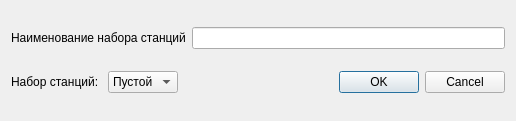
<?xml version="1.0" encoding="UTF-8"?>
<ui version="4.0">
 <class>SavePreset</class>
 <widget class="QDialog" name="SavePreset">
  <property name="geometry">
   <rect>
    <x>0</x>
    <y>0</y>
    <width>516</width>
    <height>121</height>
   </rect>
  </property>
  <property name="windowTitle">
   <string>Добавление набора станций</string>
  </property>
  <layout class="QVBoxLayout" name="verticalLayout">
   <item>
    <layout class="QHBoxLayout" name="horizontalLayout">
     <item>
      <widget class="QLabel" name="label">
       <property name="text">
        <string>Наименование набора станций</string>
       </property>
      </widget>
     </item>
     <item>
      <widget class="QLineEdit" name="lineEdit"/>
     </item>
    </layout>
   </item>
   <item>
    <layout class="QHBoxLayout" name="horizontalLayout_2">
     <item>
      <widget class="QLabel" name="label_2">
       <property name="text">
        <string>Набор станций: </string>
       </property>
      </widget>
     </item>
     <item>
      <widget class="QComboBox" name="comboBox">
       <item>
        <property name="text">
         <string>Пустой</string>
        </property>
       </item>
      </widget>
     </item>
     <item>
      <widget class="QDialogButtonBox" name="buttonBox">
       <property name="orientation">
        <enum>Qt::Horizontal</enum>
       </property>
       <property name="standardButtons">
        <set>QDialogButtonBox::Cancel|QDialogButtonBox::Ok</set>
       </property>
      </widget>
     </item>
    </layout>
   </item>
  </layout>
 </widget>
 <resources/>
 <connections>
  <connection>
   <sender>buttonBox</sender>
   <signal>accepted()</signal>
   <receiver>SavePreset</receiver>
   <slot>accept()</slot>
   <hints>
    <hint type="sourcelabel">
     <x>248</x>
     <y>254</y>
    </hint>
    <hint type="destinationlabel">
     <x>157</x>
     <y>274</y>
    </hint>
   </hints>
  </connection>
  <connection>
   <sender>buttonBox</sender>
   <signal>rejected()</signal>
   <receiver>SavePreset</receiver>
   <slot>reject()</slot>
   <hints>
    <hint type="sourcelabel">
     <x>316</x>
     <y>260</y>
    </hint>
    <hint type="destinationlabel">
     <x>286</x>
     <y>274</y>
    </hint>
   </hints>
  </connection>
 </connections>
</ui>
